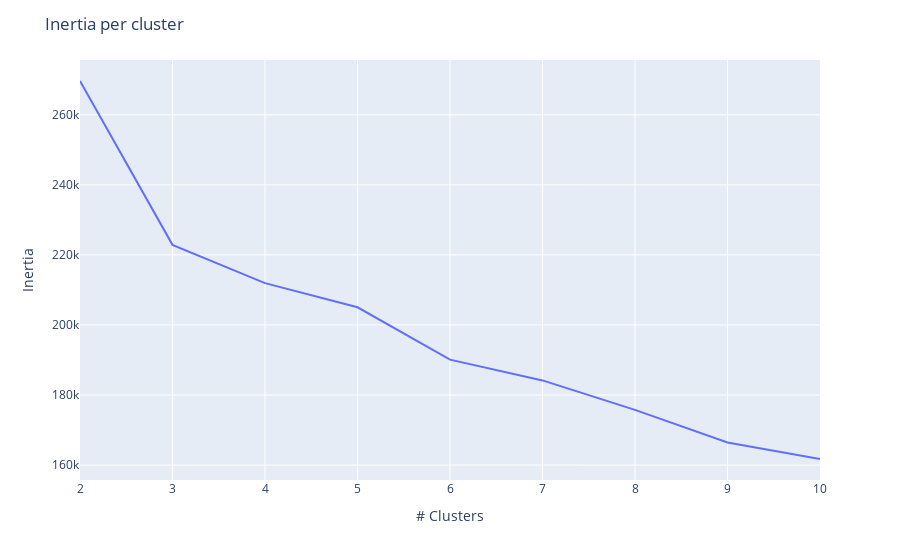

Source (notebook cell):
### Code cell
# Create DataFrame
wcss_frame_lundi = pd.DataFrame(wcss_data_01_lundi)
k_frame_lundi = pd.Series(k_data_01_lundi)

# Create figure
fig= px.line(
    wcss_frame_lundi,
    x=k_frame_lundi,
    y=wcss_frame_lundi.iloc[:,-1]
)

# Create title and axis labels
fig.update_layout(
    yaxis_title="Inertia",
    xaxis_title="# Clusters",
    title="Inertia per cluster"
)

# Render
#fig.show(renderer="notebook")
fig.show() # if using workspace

### Figure 1 — Plotly figure (JSON) as saved in the notebook; plotly's stock layout.template omitted (floating-point values rounded to 4 significant figures)
{"data": [{"hovertemplate": "x=%{x}<br>y=%{y}<extra></extra>", "legendgroup": "", "line": {"color": "#636efa", "dash": "solid"}, "marker": {"symbol": "circle"}, "mode": "lines", "name": "", "orientation": "v", "showlegend": false, "type": "scatter", "x": [2, 3, 4, 5, 6, 7, 8, 9, 10], "xaxis": "x", "y": [269700.0, 222900.0, 211900.0, 205100.0, 190100.0, 184200.0, 175800.0, 166400.0, 161700.0], "yaxis": "y"}], "layout": {"legend": {"tracegroupgap": 0}, "margin": {"t": 60}, "title": {"text": "Inertia per cluster"}, "xaxis": {"anchor": "y", "domain": [0, 1], "title": {"text": "# Clusters"}}, "yaxis": {"anchor": "x", "domain": [0, 1], "title": {"text": "Inertia"}}}}
